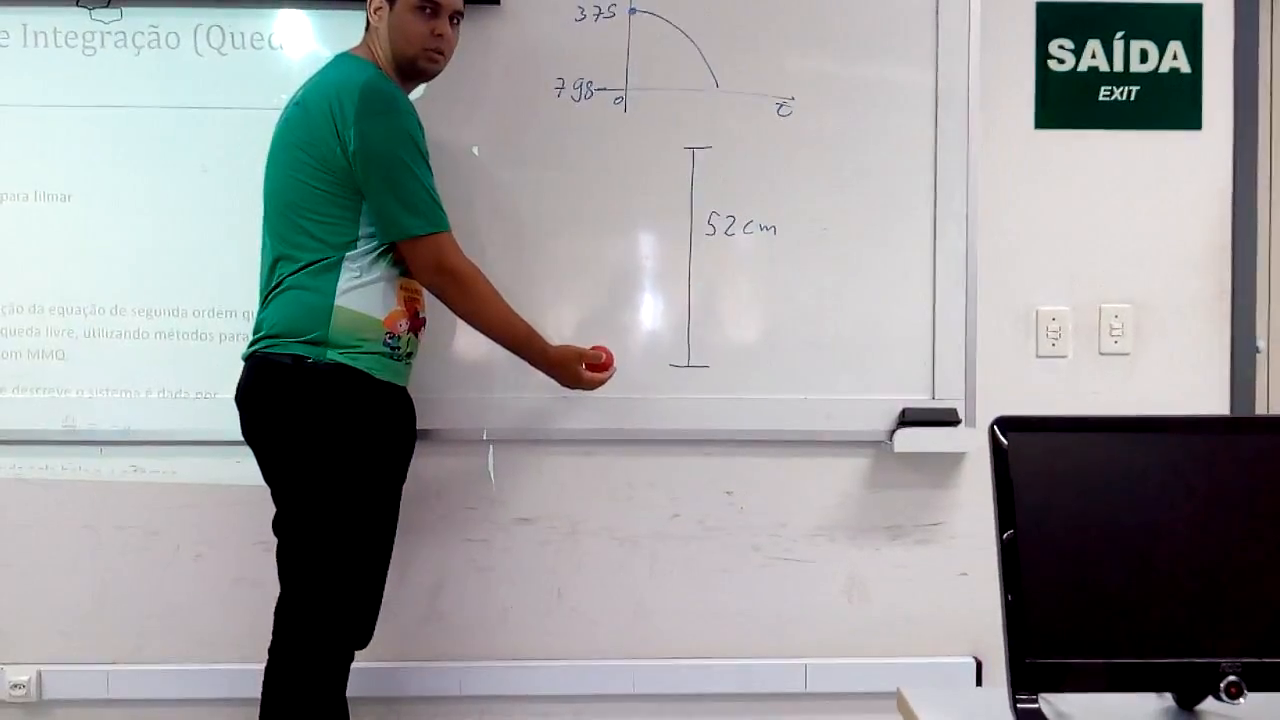
//> input picture frame 11 of Lab_5_EDOMMQ/videos/Sample.mp4, 1280 x 720 px
$ ./main   (built with g++ and OpenCV 4)
//> lines starting //> are read from the running program, lines starting //| are printed output that depends on the picture; after the words box and inside, x2 and y2 are one past the last pixel; in counts of white or black regions, pixels touching at a corner belong together
//> in showVideo, currentFrame is the input picture: 720 rows x 1280 cols, CV_8UC3; mean B, G, R 155.9, 155.1, 153.4
//> in calibrationColor, `cv::inRange(hsvFrame, vectorToScalar(lower), vectorToScalar(upper), *c..`:
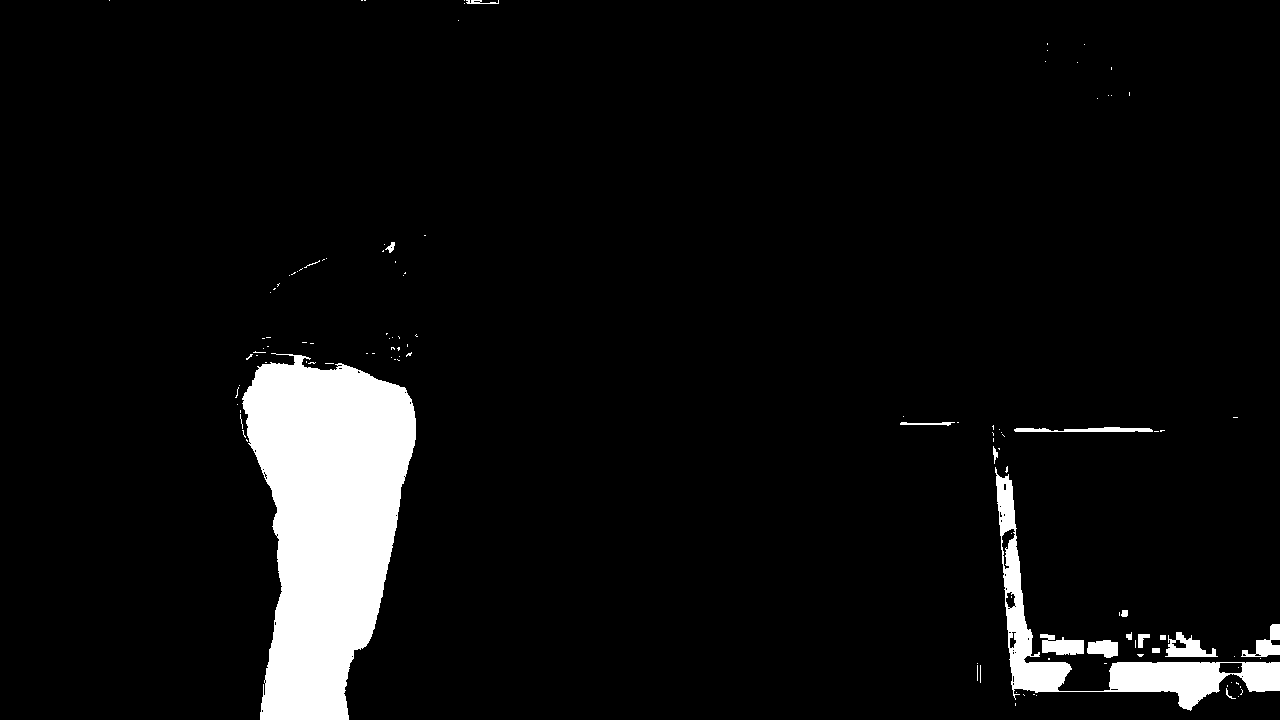
//> calibrationFrame: 720 rows x 1280 cols, CV_8UC1; 6% white; 121 white regions (103 under 20 px)
//> in getTheLargestContours, `cv::findContours(*calibrationFrame, contours, hierarchy, cv::RETR_TREE..`: contours = 167 contours, 146 with area under 20; largest, box (x1, y1, x2, y2) and area: (242, 353, 416, 720) 42074, (995, 467, 1280, 711) 9440, (1165, 632, 1218, 657) 638, (1040, 634, 1084, 655) 567, (1241, 624, 1280, 657) 488
//> the loop in getTheLargestContours, `for (unsigned int i = 0; i < contours.size(); i++)` made 167 passes
//> (currentArea, maxArea) on passes 23, 26, 27, 35, 97: (385, 385), (567, 567), (637.5, 637.5), (9440.5, 9440.5), (42074.5, 42074.5)
//> after the loop in getTheLargestContours, `for (unsigned int i = 0; i < contours.size(); i++)`: maxArea = 42074.5; largestContourId = 96; haveContour = true
//> in drawOutput, `cv::drawContours(*outputFrame, contours, largestContourId, cv::Scalar(..`:
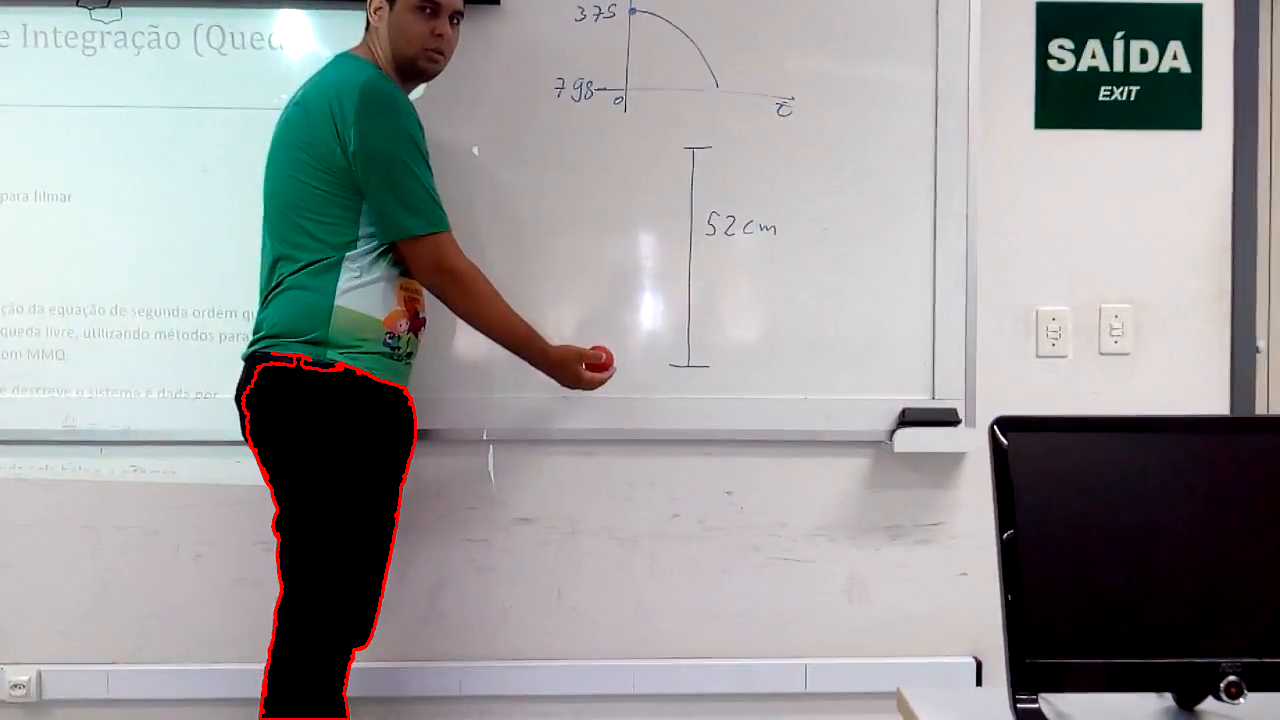
//> outputFrame: 720 rows x 1280 cols, CV_8UC3; 0.39% of pixels changed, all inside (x1, y1, x2, y2) = (241, 352, 417, 720)
### Lab_5_EDOMMQ/FindByColorC++/sources/VideoControl/VideoControl.hpp
/*
 * To change this license header, choose License Headers in Project Properties.
 * To change this template file, choose Tools | Templates
 * and open the template in the editor.
 */

/*
 * File:   VideoControl.hpp
 * Author: samuel
 *
 * Created on November 16, 2018, 3:41 AM
 */

#ifndef VIDEOCONTROL_HPP
#define VIDEOCONTROL_HPP
#include <opencv2/opencv.hpp>
#include <string>


class VideoControl {
public:
    VideoControl();
    VideoControl(std::string &videoPath);
    VideoControl( std::string &videoPath,std::string &outputPath );
    VideoControl(const VideoControl& orig);
    bool getFrame(cv::Mat& frame);
    virtual void showVideo(bool loop) = 0;
    virtual void saveVideo(std::string videoName) = 0;
    virtual void exit() = 0;
    virtual ~VideoControl();
protected:
    void setVideoVelocity(int vel);
    cv::Mat currentFrame;
    cv::VideoCapture *cam;
    cv::VideoWriter* outputVideo;
    std::string videoName;
    std::string windowInput;
    void showImageResized(std::string window,cv::Mat& image);
    void control();

private:

    int velVideo;

};

#endif /* VIDEOCONTROL_HPP */

### Lab_5_EDOMMQ/FindByColorC++/sources/VideoControl/VideoControl.cpp
/*
 * To change this license header, choose License Headers in Project Properties.
 * To change this template file, choose Tools | Templates
 * and open the template in the editor.
 */

/*
 * File:   VideoControl.cpp
 * Author: samuel
 *
 * Created on November 16, 2018, 3:41 AM
 */

#include "VideoControl.hpp"

VideoControl::VideoControl(std::string &videoPath) {
    outputVideo = NULL;
    cam = new cv::VideoCapture(videoPath);
    if (not cam->isOpened())
        std::cout << "video" << videoPath << " not found" << std::endl;

    this->videoName = videoName;
    velVideo = cam->get(cv::CAP_PROP_FPS);
    windowInput = "inputVideo";
    cv::namedWindow(windowInput, cv::WINDOW_NORMAL);


}

// [20 lines left out: functions VideoControl, VideoControl, not called in this run]

VideoControl::VideoControl(const VideoControl& orig) {
}

VideoControl::~VideoControl() {
}

bool VideoControl::getFrame(cv::Mat &frame) {
    return cam->read(frame);
}

void VideoControl::control() {
    int key = cv::waitKey(velVideo);

    switch (key) {
            //press ESC
        case 27:
            cam->release();
            exit();
            break;
            // press a
        case 97:
            velVideo += 5;
            break;
            // press s
        case 115:
            if (velVideo > 5)
                velVideo -= 5;
            break;
            // press p
        case 112:
            cv::waitKey(0);
            break;

    }

}

void VideoControl::setVideoVelocity(int vel) {
    velVideo = vel;
}

void VideoControl::showImageResized(std::string window, cv::Mat& image) {
    cv::Mat frame;
    if (image.size[0] > 720 and image.size[1] > 1280)
        cv::resize(image, frame, cv::Size(1280, 720));
    else
        frame = image;

    cv::imshow(window, frame);
}

### Lab_5_EDOMMQ/FindByColorC++/sources/FindByColor/FindByColor.cpp
/*
 * To change this license header, choose License Headers in Project Properties.
 * To change this template file, choose Tools | Templates
 * and open the template in the editor.
 */

/*
 * File:   FindColor.cpp
 * Author: samuel
 *
 * Created on November 16, 2018, 10:05 PM
 */

#include "FindByColor.hpp"

FindByColor::FindByColor(std::string &videoPath) : VideoControl(videoPath) {
    calibrationFrame = new cv::Mat();
    outputFrame = new cv::Mat();
    massCenterPoints = new std::list < std::vector<double>>();
    showingVideo = true;
    inicializeTrackbars();

}

// [10 lines left out: function FindByColor, not called in this run]

void FindByColor::inicializeTrackbars() {
    nameOfFileTrackBars = "lastPosTrackBars.csv";
    trackbarLowerNames = new std::vector<std::string>{"H_MIN", "S_MIN", "V_MIN"};
    trackbarUpperNames = new std::vector<std::string>{"H_MAX", "S_MAX", "V_MAX"};
    createTrackbars();
    if (getSavedTrackbarsValues())
        setTrackbar();
    else {
        lower = new std::vector<int>(3, 0);
        upper = new std::vector<int>(3, 255);
    }

}

FindByColor::FindByColor(const FindByColor& orig) {
}

FindByColor::~FindByColor() {
}

void FindByColor::showVideo(bool loop) {

    bool haveFrame = false;
    while (showingVideo) {
        haveFrame = cam->read(currentFrame);
        if (haveFrame) {
            imageProcessing();

            showImages();
            control();

            if (outputVideo != NULL)
                outputVideo->write(*outputFrame);


        } else if (loop)
            cam->set(cv::CAP_PROP_POS_FRAMES, 0);
        else
            return;
    }
//> pass 2 of the loop in showVideo, `while (showingVideo)`:
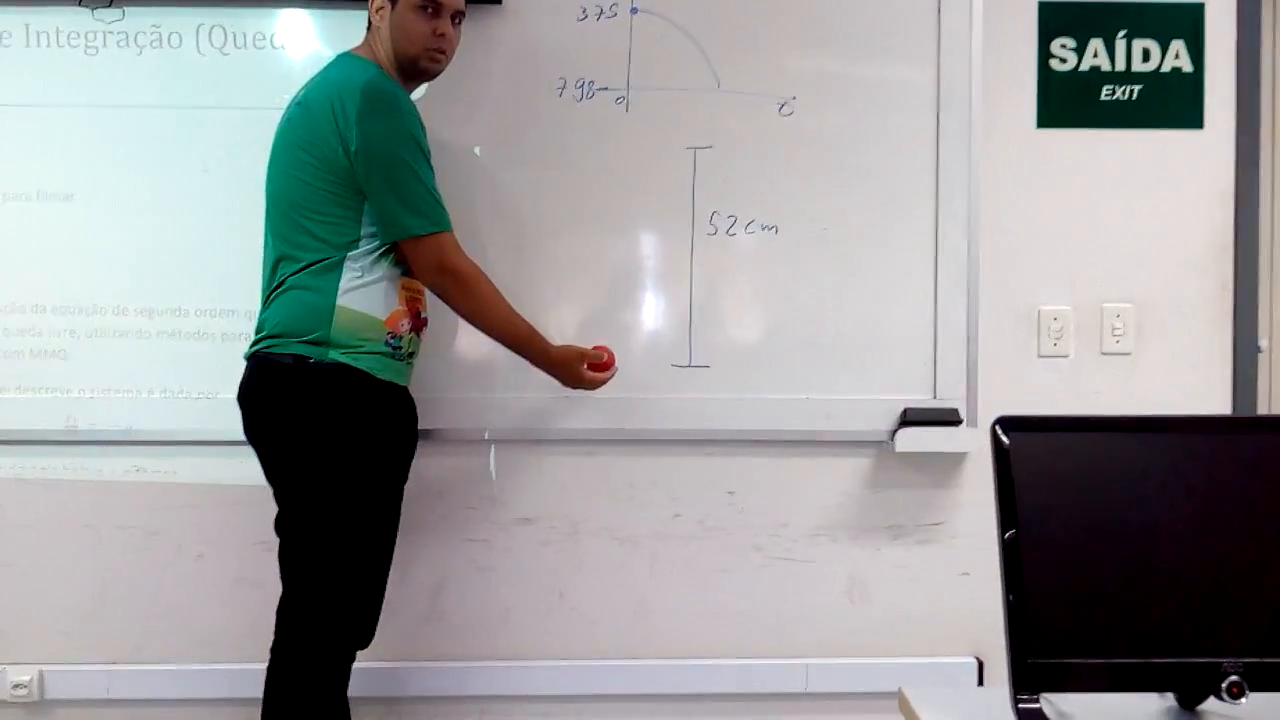
//> input picture frame 12 of Lab_5_EDOMMQ/videos/Sample.mp4, 1280 x 720 px
//> in showVideo, currentFrame is the input picture: 720 rows x 1280 cols, CV_8UC3; mean B, G, R 156.4, 155.6, 153.9
//> in calibrationColor (call 2), `cv::inRange(hsvFrame, vectorToScalar(lower), vectorToScalar(upper), *c..`:
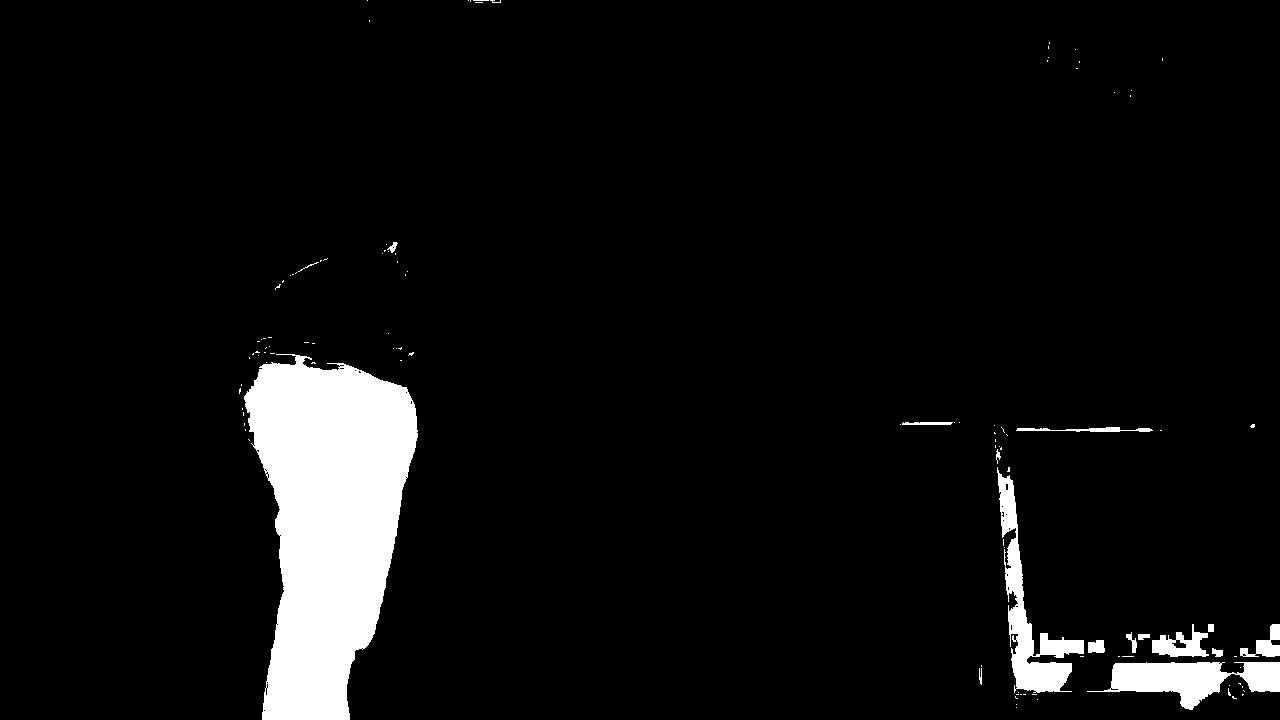
//> calibrationFrame: 720 rows x 1280 cols, CV_8UC1; 6% white; 116 white regions (100 under 20 px)
//> contours = 151 contours, 137 with area under 20; largest, box (x1, y1, x2, y2) and area: (244, 354, 418, 720) 41740, (997, 467, 1084, 693) 4642, (1087, 662, 1280, 710) 4436, (1152, 624, 1209, 657) 907, (1240, 624, 1280, 657) 504
//> the loop in getTheLargestContours (call 2), `for (unsigned int i = 0; i < contours.size(); i++)` made 151 passes
//> (currentArea, maxArea) on passes 20, 39, 78: (4436.5, 4436.5), (4641.5, 4641.5), (41739.5, 41739.5)
//> in drawOutput (call 2), `cv::drawContours(*outputFrame, contours, largestContourId, cv::Scalar(..`:
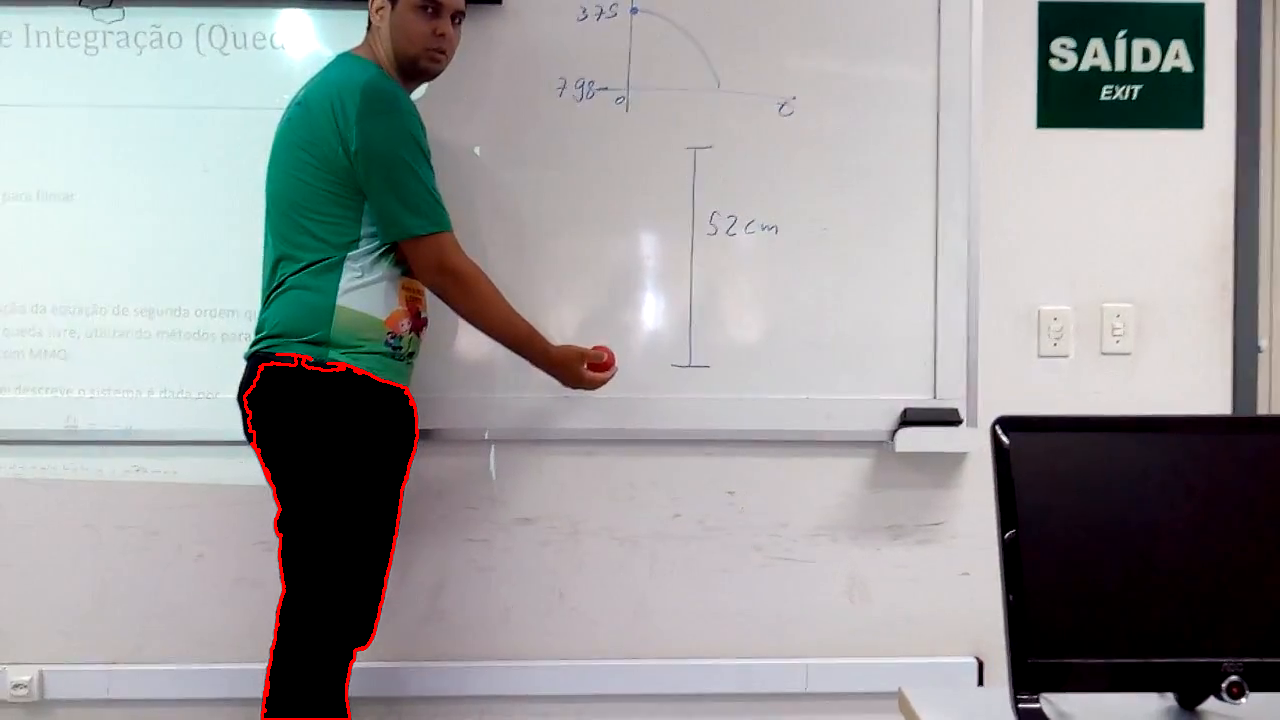
//> outputFrame: 720 rows x 1280 cols, CV_8UC3; 0.38% of pixels changed, all inside (x1, y1, x2, y2) = (243, 353, 419, 720)
}

void FindByColor::imageProcessing() {
    int largestContourId;
    std::vector<cv::Vec4i> hierarchy;
    std::vector< std::vector<cv::Point> > contours;

    getTrackbarsPos();

    calibrationColor();

    if (not getTheLargestContours(largestContourId, hierarchy, contours))
        return;
    std::vector<double> currentPoint = getMassCenter(largestContourId, contours);

    massCenterPoints->push_back(currentPoint);

    drawOutput(largestContourId, hierarchy, contours, currentPoint);

    if (cv::getTrackbarPos(saveTrackbarName, trackbarWindowName)) {
        saveTrackbars();
        cv::setTrackbarPos(saveTrackbarName, trackbarWindowName, 0);
    }


}

void FindByColor::calibrationColor() {
    cv::Mat hsvFrame;
    cv::cvtColor(currentFrame, hsvFrame, cv::COLOR_BGR2HSV);
    cv::inRange(hsvFrame, vectorToScalar(lower), vectorToScalar(upper), *calibrationFrame);

}

std::vector<double> FindByColor::getMassCenter(int& largestContourId, std::vector< std::vector<cv::Point> >& contours) {
    cv::Moments moment = cv::moments(contours[largestContourId]);

    std::vector<double>pos = { moment.m10 / moment.m00, moment.m01 / moment.m00, cam->get(cv::CAP_PROP_POS_MSEC)};
    //    pos.push_back(moment.m10 / moment.m00);
    //    pos.push_back(moment.m01 / moment.m00);
    //    pos.push_back(cam->get(cv::CAP_PROP_POS_MSEC));

    return pos;


}

bool FindByColor::getTheLargestContours(int& largestContourId, std::vector<cv::Vec4i>& hierarchy, std::vector< std::vector<cv::Point> >& contours) {
    cv::findContours(*calibrationFrame, contours, hierarchy, cv::RETR_TREE, cv::CHAIN_APPROX_NONE);
    //  double maxArea = cv::getTrackbarPos(minArea, trackbarWindowName); testes
    double maxArea = 80;
    bool haveContour = false;

    for (unsigned int i = 0; i < contours.size(); i++) {
        double currentArea = cv::contourArea(contours.at(i));
        if (currentArea > maxArea) {

            maxArea = currentArea;
            largestContourId = i;
            haveContour = true;
        }

    }

    return haveContour;

}

void FindByColor::drawOutput(int& largestContourId, std::vector<cv::Vec4i>& hierarchy, std::vector< std::vector<cv::Point> >& contours, std::vector<double>& massCenter) {

    currentFrame.copyTo(*outputFrame);

    cv::drawContours(*outputFrame, contours, largestContourId, cv::Scalar(0, 0, 255), 2, 8, hierarchy);

    cv::circle(*outputFrame, cv::Point((int) massCenter[0], (int) massCenter[1]), 7, cv::Scalar(255, 0, 0), -1, -1);

    showImageResized(outputWindow, *outputFrame);

}

void FindByColor::showImages() {

    showImageResized(windowInput, currentFrame);
    showImageResized(calibrationWindow, *calibrationFrame);
}

void FindByColor::createTrackbars() {
    trackbarWindowName = "Trackbars";
    calibrationWindow = "Calibration";
    saveTrackbarName = "save trackbars";
    minArea = "min area";
    outputWindow = "output";
    cv::namedWindow(trackbarWindowName, cv::WINDOW_NORMAL);
    cv::namedWindow(calibrationWindow, cv::WINDOW_NORMAL);
    cv::namedWindow(outputWindow, cv::WINDOW_NORMAL);

    for (std::string i :{"H_MIN", "S_MIN", "V_MIN", "H_MAX", "S_MAX", "V_MAX"})
        cv::createTrackbar(i, trackbarWindowName, 0, 255, onChange);


    cv::createTrackbar(saveTrackbarName, trackbarWindowName, 0, 1, onChange);
    cv::createTrackbar(minArea, trackbarWindowName, 0, 200, onChange);


}

void FindByColor::onChange(int, void*) {

}

bool FindByColor::getSavedTrackbarsValues() {
    std::ifstream file(nameOfFileTrackBars, std::fstream::in | std::fstream::out);

    if (not file.is_open() or not file.good())
        return false;

    csvToVector(file);

    return true;
}

// [43 lines left out: functions csvToVector, getTrackbarValue, setTrackbar, setTrackbarValues, not called in this run]

void FindByColor::getTrackbarsPos() {

    getTrackbarPos(trackbarLowerNames, lower);
    getTrackbarPos(trackbarUpperNames, upper);
}

void FindByColor::getTrackbarPos(std::vector<std::string>* trackbarNames, std::vector<int>* pos) {
    pos->clear();

    for (unsigned int i = 0; i < trackbarNames->size(); i++)
        pos->push_back(cv::getTrackbarPos(trackbarNames->at(i), trackbarWindowName));

}

cv::Scalar FindByColor::vectorToScalar(std::vector<int>* pos) {

    return cv::Scalar(pos->at(0), pos->at(1), pos->at(2));
}

// [23 lines left out: functions saveTrackbars, trackbarToStringstream, not called in this run]

void FindByColor::saveVideo(std::string videoName) {

    stopRecorder();

    cv::Size videoSize((int) cam->get(CV_CAP_PROP_FRAME_WIDTH), (int) cam->get(CV_CAP_PROP_FRAME_HEIGHT));
    outputVideo = new cv::VideoWriter(videoName, cam->get(cv::CAP_PROP_FOURCC), cam->get(cv::CAP_PROP_FPS), videoSize);


}

void FindByColor::stopRecorder() {

    if (outputVideo != NULL) {

        outputVideo->release();
        delete outputVideo;
    }

}

// [35 lines left out: functions exit, massCenterPointsToCsv, pointsToStringstream, not called in this run]

### Lab_5_EDOMMQ/FindByColorC++/main.cpp
#include <iostream>
#include <opencv/cv.hpp>
#include <FindByColor.hpp>
#include <string>

void control(cv::VideoCapture&);

int main(int argc, char** argv) {
    std::string videoName = "../../videos/Sample.mp4";

    cv::VideoCapture video(videoName);
    FindByColor test(videoName);
    test.saveVideo("output.mp4");
    test.showVideo(true);
   // test.massCenterPointsToCsv("positions.csv");


    return 0;
}
